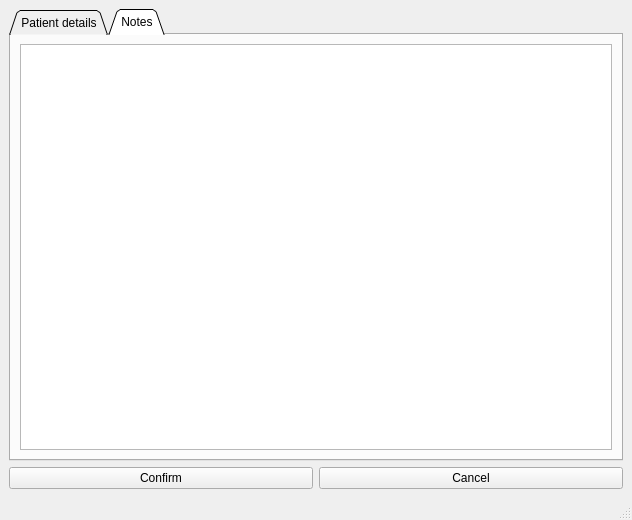
<?xml version="1.0" encoding="UTF-8"?>
<ui version="4.0">
 <class>StageTwoNew</class>
 <widget class="QMainWindow" name="StageTwoNew">
  <property name="geometry">
   <rect>
    <x>0</x>
    <y>0</y>
    <width>632</width>
    <height>520</height>
   </rect>
  </property>
  <property name="windowTitle">
   <string>MainWindow</string>
  </property>
  <widget class="QWidget" name="centralwidget">
   <layout class="QGridLayout" name="gridLayout">
    <item row="0" column="0">
     <layout class="QVBoxLayout" name="verticalLayout">
      <item>
       <widget class="QTabWidget" name="tabWidget">
        <property name="tabShape">
         <enum>QTabWidget::Triangular</enum>
        </property>
        <property name="currentIndex">
         <number>1</number>
        </property>
        <widget class="QWidget" name="tab">
         <attribute name="title">
          <string>Patient details</string>
         </attribute>
         <attribute name="toolTip">
          <string>this is patient details</string>
         </attribute>
         <layout class="QGridLayout" name="gridLayout_3">
          <item row="0" column="0">
           <layout class="QHBoxLayout" name="horizontalLayout_2">
            <item>
             <widget class="QLabel" name="label">
              <property name="text">
               <string>Name</string>
              </property>
             </widget>
            </item>
            <item>
             <widget class="QLineEdit" name="lineEdit"/>
            </item>
           </layout>
          </item>
          <item row="1" column="0">
           <layout class="QHBoxLayout" name="horizontalLayout_3">
            <item>
             <widget class="QLabel" name="label_2">
              <property name="text">
               <string>Surname</string>
              </property>
             </widget>
            </item>
            <item>
             <widget class="QLineEdit" name="lineEdit_2"/>
            </item>
           </layout>
          </item>
          <item row="2" column="0">
           <layout class="QHBoxLayout" name="horizontalLayout_4">
            <item>
             <widget class="QLabel" name="label_3">
              <property name="text">
               <string>Patient id</string>
              </property>
             </widget>
            </item>
            <item>
             <widget class="QLineEdit" name="lineEdit_3"/>
            </item>
           </layout>
          </item>
          <item row="3" column="0">
           <layout class="QHBoxLayout" name="horizontalLayout_5">
            <item>
             <widget class="QLabel" name="label_4">
              <property name="text">
               <string>Session time</string>
              </property>
             </widget>
            </item>
            <item>
             <widget class="QDateTimeEdit" name="dateTimeEdit"/>
            </item>
           </layout>
          </item>
         </layout>
        </widget>
        <widget class="QWidget" name="tab_2">
         <attribute name="title">
          <string>Notes</string>
         </attribute>
         <layout class="QGridLayout" name="gridLayout_2">
          <item row="0" column="0">
           <widget class="QTextEdit" name="textEdit"/>
          </item>
         </layout>
        </widget>
       </widget>
      </item>
      <item>
       <layout class="QHBoxLayout" name="horizontalLayout">
        <item>
         <widget class="QPushButton" name="pushButton">
          <property name="text">
           <string>Confirm</string>
          </property>
         </widget>
        </item>
        <item>
         <widget class="QPushButton" name="pushButton_2">
          <property name="text">
           <string>Cancel</string>
          </property>
         </widget>
        </item>
       </layout>
      </item>
     </layout>
    </item>
   </layout>
  </widget>
  <widget class="QMenuBar" name="menubar">
   <property name="geometry">
    <rect>
     <x>0</x>
     <y>0</y>
     <width>632</width>
     <height>21</height>
    </rect>
   </property>
  </widget>
  <widget class="QStatusBar" name="statusbar"/>
 </widget>
 <resources/>
 <connections/>
</ui>
